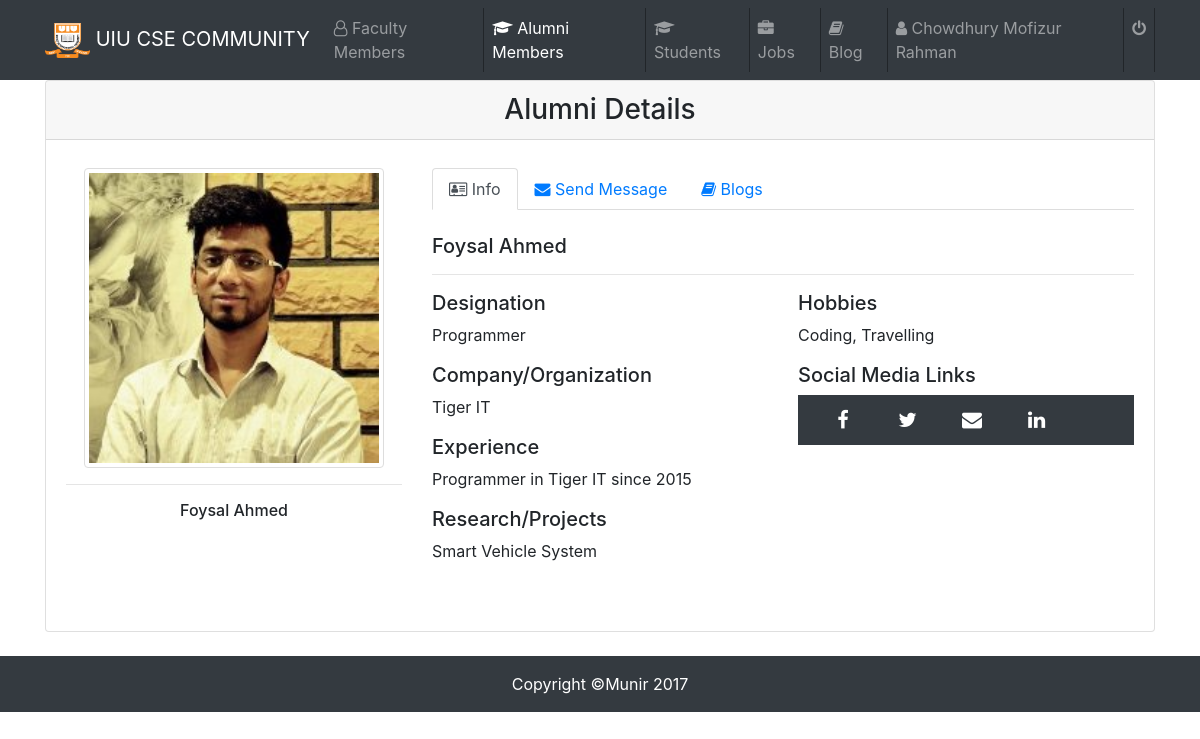
The app's page /Faculty/alumniDetails.php?id=1 (signed in) with its own data.
### tables this page shows
CREATE TABLE `faculty` (
  `id` int(11) NOT NULL,
  `name` varchar(100) NOT NULL,
  `designation` varchar(100) NOT NULL,
  `email` varchar(100) NOT NULL,
  `qualification` varchar(50) NOT NULL,
  `company` varchar(50) NOT NULL,
  `experience` varchar(100) NOT NULL,
  `projects` varchar(500) NOT NULL,
  `hobby` varchar(100) NOT NULL,
  `fbID` varchar(500) NOT NULL,
  `twitterID` varchar(500) NOT NULL,
  `linkedInID` varchar(500) NOT NULL,
  `password` varchar(20) NOT NULL,
  `facultyPhoto` varchar(500) NOT NULL
);

CREATE TABLE `alumni` (
  `id` int(11) NOT NULL,
  `name` varchar(100) NOT NULL,
  `email` varchar(100) NOT NULL,
  `designation` varchar(100) NOT NULL,
  `company` varchar(500) NOT NULL,
  `experience` varchar(500) NOT NULL,
  `projects` varchar(500) NOT NULL,
  `hobby` varchar(100) NOT NULL,
  `fID` varchar(500) NOT NULL,
  `tID` varchar(100) NOT NULL,
  `inID` varchar(100) NOT NULL,
  `address` varchar(100) NOT NULL,
  `password` varchar(20) NOT NULL,
  `alumniphoto` varchar(500) NOT NULL
);

### Faculty/alumniDetails.php (the view, shortened to what this page needs)
<?php
    require_once ('../dbConnect.php');
    $user = $_SESSION['email'];
    $sql1 = $conn->query("SELECT * FROM `faculty` WHERE (email = '$user') ");
    $result1 = mysqli_fetch_array($sql1);
    $id = $_GET['id'];
    $row1 = $conn->query("SELECT * FROM `alumni` WHERE (id='$id' )");
    $result2 = mysqli_fetch_array($row1);
 ?>
<!DOCTYPE html>
<html lang="en">
  <head>
    <link href="vendor/bootstrap/css/bootstrap.min.css" rel="stylesheet">
    <link href="css/blog-home.css" rel="stylesheet">
    <link rel="stylesheet" type="text/css" href="css/custom.css">
    <link rel="stylesheet" href="https://cdnjs.cloudflare.com/ajax/libs/font-awesome/4.7.0/css/font-awesome.min.css">
    <link href="http://maxcdn.bootstrapcdn.com/font-awesome/4.2.0/css/font-awesome.min.css" rel="stylesheet">
    <link rel="stylesheet" type="text/css" href="css/socialicon.css">
  </head>
  <body>
   <nav class="navbar navbar-expand-lg navbar-dark bg-dark fixed-top">
      <div class="container">
        <a class="navbar-brand" href="#"><img src="img/uiu.png" height="35" width="45" alt=""> UIU CSE COMMUNITY</a>
        <div class="collapse navbar-collapse" id="navbarResponsive">
          <ul class="navbar-nav ml-auto">
            <li class="nav-item" style="border-right: 1px solid;">
              <a class="nav-link" href="faculty.php"><i class="fa fa-user-o" aria-hidden="true"></i> Faculty Members</a>
            </li>
            <li class="nav-item  active" style="border-right: 1px solid;">
              <a class="nav-link" href="alumni.php"><i class="fa fa-graduation-cap" aria-hidden="true"></i> Alumni Members<span class="sr-only">(current)</span></a>
            </li>
            <li class="nav-item" style="border-right: 1px solid;">
              <a class="nav-link" href="students.php"><i class="fa fa-graduation-cap" aria-hidden="true"></i> Students</a>
            </li>
            <li class="nav-item" style="border-right: 1px solid;">
              <a class="nav-link" href="job/job.php"><i class="fa fa-briefcase" aria-hidden="true"></i> Jobs</a>
            </li>
            <li class="nav-item" style="border-right: 1px solid;">
              <a class="nav-link" href="blog/blog.php"><i class="fa fa-book" aria-hidden="true"></i> Blog</a>
            </li>
            <li class="nav-item" style="border-right: 1px solid;">
              <a class="nav-link" href="facultytimeline.php"><i class="fa fa-user" aria-hidden="true"></i> <?php echo $result1['name']; ?></a>
            </li>
            <li class="nav-item" style="border-right: 1px solid;">
              <a class="nav-link" href="logout.php"><i class="fa fa-power-off" aria-hidden="true"></i></a>
            </li>
          </ul>
        </div>
      </div>
    </nav>
    <div class="container">
      <div class="card my-4">
          <h3 align="center" class="card-header">Alumni Details</h3>
          <div class="card-body">
            <div class="row my-2">
                <div class="col-lg-8 order-lg-2">
                    <ul class="nav nav-tabs">
                        <li class="nav-item">
                            <a href="" data-target="#profile" data-toggle="tab" class="nav-link active"><i class="fa fa-address-card-o" aria-hidden="true"></i> Info</a>
                        </li>
                        <li class="nav-item">
                            <a href="" data-target="#messages" data-toggle="tab" class="nav-link"><i class="fa fa-envelope" aria-hidden="true"></i> Send Message</a>
                        </li>
                        <li class="nav-item">
                            <a href="" data-target="#blog" data-toggle="tab" class="nav-link"><i class="fa fa-book" aria-hidden="true"></i> Blogs</a>
                        </li>
                    </ul>
                    <div class="tab-content py-4">
                        <div class="tab-pane active" id="profile">
                          <h5 class="mb-3"><?php echo $result2['name']; ?></h5>
                          <hr>
                          <div class="row">
                              <div class="col-md-6">
                                  <h5>Designation</h5>
                                  <p><?php echo $result2['designation']; ?></p>
                                  <h5>Company/Organization</h5>
                                  <p> <?php echo $result2['company']; ?></p>
                                  <h5>Experience</h5>
                                  <p><?php echo $result2['experience']; ?></p>
                                  <h5>Research/Projects</h5>
                                  <p><?php echo $result2['projects']; ?></p>
                              </div>
                              <div class="col-md-6">
                                  <h5>Hobbies</h5>
                                  <p> <?php echo $result2['hobby']; ?></p>
                                  <h5>Social Media Links</h5>
                                  <div class="col-md-12 bg-dark">
                                      <ul class="social-network social-circle">
                                          <li><a href="#" class="icoFacebook" title="Facebook"><i class="fa fa-facebook"></i></a></li>
                                          <li><a href="#" class="icoTwitter" title="Twitter"><i class="fa fa-twitter"></i></a></li>
                                          <li><a href="#" class="icoGoogle" title="Email"><i class="fa fa-envelope"></i></a></li>
                                          <li><a href="#" class="icoLinkedin" title="Linkedin"><i class="fa fa-linkedin"></i></a></li>
                                      </ul>
                                  </div>
                              </div>
                          </div>
                        </div>
                    </div>
                </div>
                <div class="col-lg-4 order-lg-1 text-center">
                  <img class="img-thumbnail avatar avatar-original" style="-webkit-user-select:none; display:block; margin:auto;"  width="300" height="250" <?php echo "<img src='../Photos/".$result2['alumniphoto']."'> "; ?><hr>
                  <h6 class="mt-2"><?php echo $result2['name']; ?></h6>
                </div>
             </div>
          </div>
      </div>
  </div>
    <footer class="py-3 bg-dark">
      <div class="container">
        <p class="m-0 text-center text-white">Copyright &copy;Munir 2017</p>
      </div>
    </footer>
  </body>
</html>

### Faculty/css/blog-home.css (style rules this page uses)
body { padding-top: 54px; }
@media (min-width: 992px) { body { padding-top: 56px; } }

### records on screen
faculty: name "Chowdhury Mofizur Rahman"
alumni: name "Foysal Ahmed", designation "Programmer", company "Tiger IT", experience "Programmer in Tiger IT since 2015", projects "Smart Vehicle System", hobby "Coding, Travelling", alumniphoto (picture)
